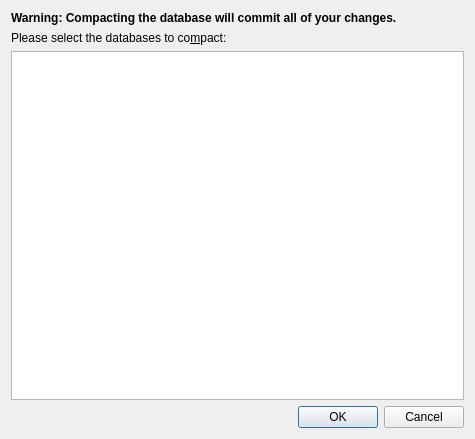
<?xml version="1.0" encoding="UTF-8"?>
<ui version="4.0">
 <class>VacuumDialog</class>
 <widget class="QDialog" name="VacuumDialog">
  <property name="geometry">
   <rect>
    <x>0</x>
    <y>0</y>
    <width>475</width>
    <height>439</height>
   </rect>
  </property>
  <property name="windowTitle">
   <string>Compact Database</string>
  </property>
  <layout class="QVBoxLayout" name="verticalLayout">
   <item>
    <widget class="QLabel" name="labelSavepointWarning">
     <property name="font">
      <font>
       <weight>75</weight>
       <bold>true</bold>
      </font>
     </property>
     <property name="text">
      <string>Warning: Compacting the database will commit all of your changes.</string>
     </property>
     <property name="wordWrap">
      <bool>true</bool>
     </property>
     <property name="margin">
      <number>5</number>
     </property>
    </widget>
   </item>
   <item>
    <widget class="QLabel" name="label">
     <property name="text">
      <string>Please select the databases to co&amp;mpact:</string>
     </property>
     <property name="buddy">
      <cstring>treeDatabases</cstring>
     </property>
    </widget>
   </item>
   <item>
    <widget class="QTreeWidget" name="treeDatabases">
     <property name="editTriggers">
      <set>QAbstractItemView::NoEditTriggers</set>
     </property>
     <property name="showDropIndicator" stdset="0">
      <bool>false</bool>
     </property>
     <property name="selectionMode">
      <enum>QAbstractItemView::ExtendedSelection</enum>
     </property>
     <property name="rootIsDecorated">
      <bool>false</bool>
     </property>
     <property name="itemsExpandable">
      <bool>false</bool>
     </property>
     <property name="expandsOnDoubleClick">
      <bool>false</bool>
     </property>
     <attribute name="headerVisible">
      <bool>false</bool>
     </attribute>
     <column>
      <property name="text">
       <string notr="true">1</string>
      </property>
     </column>
    </widget>
   </item>
   <item>
    <widget class="QDialogButtonBox" name="buttonBox">
     <property name="orientation">
      <enum>Qt::Horizontal</enum>
     </property>
     <property name="standardButtons">
      <set>QDialogButtonBox::Cancel|QDialogButtonBox::Ok</set>
     </property>
    </widget>
   </item>
  </layout>
 </widget>
 <tabstops>
  <tabstop>treeDatabases</tabstop>
  <tabstop>buttonBox</tabstop>
 </tabstops>
 <resources/>
 <connections>
  <connection>
   <sender>buttonBox</sender>
   <signal>accepted()</signal>
   <receiver>VacuumDialog</receiver>
   <slot>accept()</slot>
   <hints>
    <hint type="sourcelabel">
     <x>222</x>
     <y>374</y>
    </hint>
    <hint type="destinationlabel">
     <x>157</x>
     <y>274</y>
    </hint>
   </hints>
  </connection>
  <connection>
   <sender>buttonBox</sender>
   <signal>rejected()</signal>
   <receiver>VacuumDialog</receiver>
   <slot>reject()</slot>
   <hints>
    <hint type="sourcelabel">
     <x>290</x>
     <y>380</y>
    </hint>
    <hint type="destinationlabel">
     <x>286</x>
     <y>274</y>
    </hint>
   </hints>
  </connection>
 </connections>
</ui>
